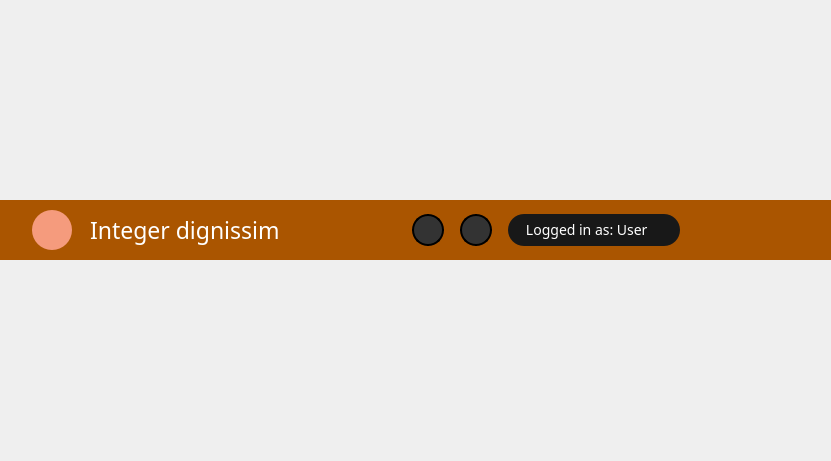
<?xml version="1.0" encoding="UTF-8"?>
<ui version="4.0">
 <class>Form</class>
 <widget class="QWidget" name="Form">
  <property name="geometry">
   <rect>
    <x>0</x>
    <y>0</y>
    <width>831</width>
    <height>461</height>
   </rect>
  </property>
  <property name="windowTitle">
   <string>Form</string>
  </property>
  <property name="styleSheet">
   <string notr="true"/>
  </property>
  <layout class="QVBoxLayout" name="verticalLayout_3">
   <property name="spacing">
    <number>0</number>
   </property>
   <property name="leftMargin">
    <number>0</number>
   </property>
   <property name="topMargin">
    <number>0</number>
   </property>
   <property name="rightMargin">
    <number>0</number>
   </property>
   <property name="bottomMargin">
    <number>0</number>
   </property>
   <item>
    <widget class="QFrame" name="frame">
     <property name="sizePolicy">
      <sizepolicy hsizetype="Preferred" vsizetype="Fixed">
       <horstretch>0</horstretch>
       <verstretch>0</verstretch>
      </sizepolicy>
     </property>
     <property name="minimumSize">
      <size>
       <width>0</width>
       <height>60</height>
      </size>
     </property>
     <property name="maximumSize">
      <size>
       <width>16777215</width>
       <height>60</height>
      </size>
     </property>
     <property name="styleSheet">
      <string notr="true">border: none;</string>
     </property>
     <property name="frameShape">
      <enum>QFrame::StyledPanel</enum>
     </property>
     <property name="frameShadow">
      <enum>QFrame::Raised</enum>
     </property>
     <layout class="QVBoxLayout" name="verticalLayout">
      <property name="spacing">
       <number>0</number>
      </property>
      <property name="leftMargin">
       <number>0</number>
      </property>
      <property name="topMargin">
       <number>0</number>
      </property>
      <property name="rightMargin">
       <number>0</number>
      </property>
      <property name="bottomMargin">
       <number>0</number>
      </property>
      <item>
       <widget class="QFrame" name="frame_2">
        <property name="minimumSize">
         <size>
          <width>0</width>
          <height>60</height>
         </size>
        </property>
        <property name="maximumSize">
         <size>
          <width>16777215</width>
          <height>60</height>
         </size>
        </property>
        <property name="styleSheet">
         <string notr="true">#frame_2{
	background-color: rgb(170, 85, 0);
}
#navbarUsernameButton{
 	background-color: rgb(24, 24, 24);
	color: white;
	border-radius: 16px;
	font: 87 10.5pt Heebo Black;
}
#navbarUsernameButton:hover{
	background-color: rgba(24, 24, 24, 0.75);
}#navbarPlayButton{
	border-radius: 20px;
	background-color: rgb(245, 155, 125);
}
#navbarPlayButton:checked{
	icon: url(:/icons/48x48/filled/icons/48x48/filled/filled_pause_white_48dp.png);
}
#navbarPlaylistName{
	font: 87 17pt Heebo Black;
	color: white;
}
#navbarMaximizeRestoreButton:checked{
	icon: url(:/icons/48x48/outlined/icons/48x48/outlined/outline_restore_down_48dp.png);
}
#navbarMinimizeButton:hover{
	background-color: rgb(94, 94, 94);
}
#navbarMinimizeButton:pressed{
	background-color: rgb(48, 48, 48);
}
#navbarMaximizeRestoreButton:hover{
	background-color: rgb(94, 94, 94);
}
#navbarMaximizeRestoreButton:pressed{
	background-color: rgb(48, 48, 48);
}
#navbarCloseButton:hover{
	background-color: rgb(232, 17, 35);
}
#navbarCloseButton:pressed{
	background-color: rgb(151, 23, 34);
}
#navbarUsernameSmallButton{
	background-color: rgb(51,  51, 51);
	border-radius: 16px;
	border: 2px solid black;
}
#navbarUsernameSmallButton:hover{
	icon: url(:/icons/48x48/outlined/icons/48x48/outlined/outline_logout_white_48dp.png);
}
#navbarSynchronizeButton{
	background-color: rgb(51,  51, 51);
	border-radius: 16px;
	border: 2px solid black;
}
#navbarSynchronizeButton:hover{
	icon: url(:/icons/48x48/outlined/icons/48x48/outlined/outline_sync_alt_white_48dp.png);
}
</string>
        </property>
        <property name="frameShape">
         <enum>QFrame::StyledPanel</enum>
        </property>
        <property name="frameShadow">
         <enum>QFrame::Raised</enum>
        </property>
        <layout class="QHBoxLayout" name="horizontalLayout_4">
         <property name="spacing">
          <number>0</number>
         </property>
         <property name="leftMargin">
          <number>32</number>
         </property>
         <property name="topMargin">
          <number>0</number>
         </property>
         <property name="rightMargin">
          <number>0</number>
         </property>
         <property name="bottomMargin">
          <number>0</number>
         </property>
         <item>
          <widget class="QFrame" name="frame_3">
           <property name="styleSheet">
            <string notr="true"/>
           </property>
           <property name="frameShape">
            <enum>QFrame::StyledPanel</enum>
           </property>
           <property name="frameShadow">
            <enum>QFrame::Raised</enum>
           </property>
           <layout class="QHBoxLayout" name="horizontalLayout_3">
            <property name="spacing">
             <number>0</number>
            </property>
            <property name="leftMargin">
             <number>0</number>
            </property>
            <property name="topMargin">
             <number>0</number>
            </property>
            <property name="rightMargin">
             <number>0</number>
            </property>
            <property name="bottomMargin">
             <number>0</number>
            </property>
            <item>
             <widget class="QFrame" name="frame_4">
              <property name="styleSheet">
               <string notr="true"/>
              </property>
              <property name="frameShape">
               <enum>QFrame::StyledPanel</enum>
              </property>
              <property name="frameShadow">
               <enum>QFrame::Raised</enum>
              </property>
              <layout class="QHBoxLayout" name="horizontalLayout">
               <property name="spacing">
                <number>0</number>
               </property>
               <property name="leftMargin">
                <number>0</number>
               </property>
               <property name="topMargin">
                <number>0</number>
               </property>
               <property name="rightMargin">
                <number>18</number>
               </property>
               <property name="bottomMargin">
                <number>0</number>
               </property>
               <item>
                <widget class="QPushButton" name="navbarPlayButton">
                 <property name="sizePolicy">
                  <sizepolicy hsizetype="Fixed" vsizetype="Fixed">
                   <horstretch>0</horstretch>
                   <verstretch>0</verstretch>
                  </sizepolicy>
                 </property>
                 <property name="minimumSize">
                  <size>
                   <width>40</width>
                   <height>40</height>
                  </size>
                 </property>
                 <property name="maximumSize">
                  <size>
                   <width>40</width>
                   <height>40</height>
                  </size>
                 </property>
                 <property name="layoutDirection">
                  <enum>Qt::RightToLeft</enum>
                 </property>
                 <property name="styleSheet">
                  <string notr="true"/>
                 </property>
                 <property name="text">
                  <string notr="true"/>
                 </property>
                 <property name="icon">
                  <iconset resource="../resourcesPeachPlayer.qrc">
                   <normaloff>:/icons/48x48/filled/icons/48x48/filled/filled_play_arrow_white_48dp.png</normaloff>:/icons/48x48/filled/icons/48x48/filled/filled_play_arrow_white_48dp.png</iconset>
                 </property>
                 <property name="iconSize">
                  <size>
                   <width>20</width>
                   <height>20</height>
                  </size>
                 </property>
                 <property name="checkable">
                  <bool>true</bool>
                 </property>
                </widget>
               </item>
              </layout>
             </widget>
            </item>
            <item>
             <widget class="QFrame" name="frame_5">
              <property name="sizePolicy">
               <sizepolicy hsizetype="Fixed" vsizetype="Preferred">
                <horstretch>0</horstretch>
                <verstretch>0</verstretch>
               </sizepolicy>
              </property>
              <property name="styleSheet">
               <string notr="true"/>
              </property>
              <property name="frameShape">
               <enum>QFrame::StyledPanel</enum>
              </property>
              <property name="frameShadow">
               <enum>QFrame::Raised</enum>
              </property>
              <layout class="QHBoxLayout" name="horizontalLayout_2">
               <property name="spacing">
                <number>0</number>
               </property>
               <property name="leftMargin">
                <number>0</number>
               </property>
               <property name="topMargin">
                <number>0</number>
               </property>
               <property name="rightMargin">
                <number>0</number>
               </property>
               <property name="bottomMargin">
                <number>0</number>
               </property>
               <item>
                <widget class="QLabel" name="navbarPlaylistName">
                 <property name="sizePolicy">
                  <sizepolicy hsizetype="Fixed" vsizetype="Preferred">
                   <horstretch>0</horstretch>
                   <verstretch>0</verstretch>
                  </sizepolicy>
                 </property>
                 <property name="text">
                  <string notr="true">Integer dignissim</string>
                 </property>
                </widget>
               </item>
              </layout>
             </widget>
            </item>
           </layout>
          </widget>
         </item>
         <item>
          <spacer name="horizontalSpacer">
           <property name="orientation">
            <enum>Qt::Horizontal</enum>
           </property>
           <property name="sizeHint" stdset="0">
            <size>
             <width>323</width>
             <height>55</height>
            </size>
           </property>
          </spacer>
         </item>
         <item>
          <widget class="QFrame" name="frame_6">
           <property name="sizePolicy">
            <sizepolicy hsizetype="Fixed" vsizetype="Preferred">
             <horstretch>0</horstretch>
             <verstretch>0</verstretch>
            </sizepolicy>
           </property>
           <property name="minimumSize">
            <size>
             <width>0</width>
             <height>0</height>
            </size>
           </property>
           <property name="styleSheet">
            <string notr="true"/>
           </property>
           <property name="frameShape">
            <enum>QFrame::StyledPanel</enum>
           </property>
           <property name="frameShadow">
            <enum>QFrame::Raised</enum>
           </property>
           <layout class="QHBoxLayout" name="horizontalLayout_5">
            <property name="spacing">
             <number>16</number>
            </property>
            <property name="leftMargin">
             <number>0</number>
            </property>
            <property name="topMargin">
             <number>0</number>
            </property>
            <property name="rightMargin">
             <number>0</number>
            </property>
            <property name="bottomMargin">
             <number>0</number>
            </property>
            <item>
             <widget class="QPushButton" name="navbarSynchronizeButton">
              <property name="sizePolicy">
               <sizepolicy hsizetype="Fixed" vsizetype="Fixed">
                <horstretch>0</horstretch>
                <verstretch>0</verstretch>
               </sizepolicy>
              </property>
              <property name="minimumSize">
               <size>
                <width>32</width>
                <height>32</height>
               </size>
              </property>
              <property name="maximumSize">
               <size>
                <width>32</width>
                <height>32</height>
               </size>
              </property>
              <property name="toolTip">
               <string notr="true">Synchronize songs</string>
              </property>
              <property name="text">
               <string notr="true"/>
              </property>
              <property name="icon">
               <iconset resource="../resourcesPeachPlayer.qrc">
                <normaloff>:/icons/48x48/outlined/icons/48x48/outlined/outline_sync_alt_gray_48dp.png</normaloff>:/icons/48x48/outlined/icons/48x48/outlined/outline_sync_alt_gray_48dp.png</iconset>
              </property>
              <property name="iconSize">
               <size>
                <width>18</width>
                <height>18</height>
               </size>
              </property>
             </widget>
            </item>
            <item>
             <widget class="QPushButton" name="navbarUsernameSmallButton">
              <property name="sizePolicy">
               <sizepolicy hsizetype="Fixed" vsizetype="Fixed">
                <horstretch>0</horstretch>
                <verstretch>0</verstretch>
               </sizepolicy>
              </property>
              <property name="minimumSize">
               <size>
                <width>32</width>
                <height>32</height>
               </size>
              </property>
              <property name="maximumSize">
               <size>
                <width>32</width>
                <height>32</height>
               </size>
              </property>
              <property name="toolTip">
               <string notr="true"/>
              </property>
              <property name="text">
               <string notr="true"/>
              </property>
              <property name="icon">
               <iconset resource="../resourcesPeachPlayer.qrc">
                <normaloff>:/icons/48x48/outlined/icons/48x48/outlined/outline_logout_gray_48dp.png</normaloff>:/icons/48x48/outlined/icons/48x48/outlined/outline_logout_gray_48dp.png</iconset>
              </property>
             </widget>
            </item>
            <item>
             <widget class="QPushButton" name="navbarUsernameButton">
              <property name="minimumSize">
               <size>
                <width>172</width>
                <height>32</height>
               </size>
              </property>
              <property name="maximumSize">
               <size>
                <width>172</width>
                <height>32</height>
               </size>
              </property>
              <property name="layoutDirection">
               <enum>Qt::RightToLeft</enum>
              </property>
              <property name="styleSheet">
               <string notr="true"/>
              </property>
              <property name="text">
               <string notr="true">Logged in as: User    </string>
              </property>
              <property name="icon">
               <iconset resource="../resourcesPeachPlayer.qrc">
                <normaloff>:/icons/48x48/outlined/icons/48x48/outlined/outline_logout_white_48dp.png</normaloff>:/icons/48x48/outlined/icons/48x48/outlined/outline_logout_white_48dp.png</iconset>
              </property>
             </widget>
            </item>
            <item>
             <widget class="QFrame" name="frame_7">
              <property name="sizePolicy">
               <sizepolicy hsizetype="Fixed" vsizetype="Preferred">
                <horstretch>0</horstretch>
                <verstretch>0</verstretch>
               </sizepolicy>
              </property>
              <property name="styleSheet">
               <string notr="true"/>
              </property>
              <property name="frameShape">
               <enum>QFrame::StyledPanel</enum>
              </property>
              <property name="frameShadow">
               <enum>QFrame::Raised</enum>
              </property>
              <layout class="QVBoxLayout" name="verticalLayout_2">
               <property name="spacing">
                <number>0</number>
               </property>
               <property name="leftMargin">
                <number>0</number>
               </property>
               <property name="topMargin">
                <number>0</number>
               </property>
               <property name="rightMargin">
                <number>0</number>
               </property>
               <property name="bottomMargin">
                <number>0</number>
               </property>
               <item>
                <widget class="QFrame" name="frame_8">
                 <property name="sizePolicy">
                  <sizepolicy hsizetype="Fixed" vsizetype="Fixed">
                   <horstretch>0</horstretch>
                   <verstretch>0</verstretch>
                  </sizepolicy>
                 </property>
                 <property name="frameShape">
                  <enum>QFrame::StyledPanel</enum>
                 </property>
                 <property name="frameShadow">
                  <enum>QFrame::Raised</enum>
                 </property>
                 <layout class="QHBoxLayout" name="horizontalLayout_6">
                  <property name="spacing">
                   <number>0</number>
                  </property>
                  <property name="leftMargin">
                   <number>0</number>
                  </property>
                  <property name="topMargin">
                   <number>0</number>
                  </property>
                  <property name="rightMargin">
                   <number>0</number>
                  </property>
                  <property name="bottomMargin">
                   <number>0</number>
                  </property>
                  <item>
                   <widget class="QPushButton" name="navbarMinimizeButton">
                    <property name="sizePolicy">
                     <sizepolicy hsizetype="Fixed" vsizetype="Fixed">
                      <horstretch>0</horstretch>
                      <verstretch>0</verstretch>
                     </sizepolicy>
                    </property>
                    <property name="minimumSize">
                     <size>
                      <width>45</width>
                      <height>30</height>
                     </size>
                    </property>
                    <property name="maximumSize">
                     <size>
                      <width>45</width>
                      <height>30</height>
                     </size>
                    </property>
                    <property name="text">
                     <string notr="true"/>
                    </property>
                    <property name="icon">
                     <iconset resource="../resourcesPeachPlayer.qrc">
                      <normaloff>:/icons/48x48/outlined/icons/48x48/outlined/outline_minimize_white_48dp.png</normaloff>:/icons/48x48/outlined/icons/48x48/outlined/outline_minimize_white_48dp.png</iconset>
                    </property>
                    <property name="iconSize">
                     <size>
                      <width>48</width>
                      <height>48</height>
                     </size>
                    </property>
                   </widget>
                  </item>
                  <item>
                   <widget class="QPushButton" name="navbarMaximizeRestoreButton">
                    <property name="sizePolicy">
                     <sizepolicy hsizetype="Fixed" vsizetype="Fixed">
                      <horstretch>0</horstretch>
                      <verstretch>0</verstretch>
                     </sizepolicy>
                    </property>
                    <property name="minimumSize">
                     <size>
                      <width>45</width>
                      <height>30</height>
                     </size>
                    </property>
                    <property name="maximumSize">
                     <size>
                      <width>45</width>
                      <height>30</height>
                     </size>
                    </property>
                    <property name="text">
                     <string notr="true"/>
                    </property>
                    <property name="icon">
                     <iconset resource="../resourcesPeachPlayer.qrc">
                      <normaloff>:/icons/48x48/outlined/icons/48x48/outlined/outline_maximize_white_48dp.png</normaloff>:/icons/48x48/outlined/icons/48x48/outlined/outline_maximize_white_48dp.png</iconset>
                    </property>
                    <property name="iconSize">
                     <size>
                      <width>48</width>
                      <height>48</height>
                     </size>
                    </property>
                    <property name="checkable">
                     <bool>true</bool>
                    </property>
                   </widget>
                  </item>
                  <item>
                   <widget class="QPushButton" name="navbarCloseButton">
                    <property name="sizePolicy">
                     <sizepolicy hsizetype="Fixed" vsizetype="Fixed">
                      <horstretch>0</horstretch>
                      <verstretch>0</verstretch>
                     </sizepolicy>
                    </property>
                    <property name="minimumSize">
                     <size>
                      <width>45</width>
                      <height>30</height>
                     </size>
                    </property>
                    <property name="maximumSize">
                     <size>
                      <width>45</width>
                      <height>30</height>
                     </size>
                    </property>
                    <property name="text">
                     <string notr="true"/>
                    </property>
                    <property name="icon">
                     <iconset resource="../resourcesPeachPlayer.qrc">
                      <normaloff>:/icons/48x48/outlined/icons/48x48/outlined/outline_close_white_48dp.png</normaloff>:/icons/48x48/outlined/icons/48x48/outlined/outline_close_white_48dp.png</iconset>
                    </property>
                   </widget>
                  </item>
                 </layout>
                </widget>
               </item>
               <item>
                <spacer name="verticalSpacer">
                 <property name="orientation">
                  <enum>Qt::Vertical</enum>
                 </property>
                 <property name="sizeHint" stdset="0">
                  <size>
                   <width>0</width>
                   <height>0</height>
                  </size>
                 </property>
                </spacer>
               </item>
              </layout>
             </widget>
            </item>
           </layout>
          </widget>
         </item>
        </layout>
       </widget>
      </item>
     </layout>
    </widget>
   </item>
  </layout>
 </widget>
 <resources>
  <include location="../resourcesPeachPlayer.qrc"/>
 </resources>
 <connections/>
</ui>
